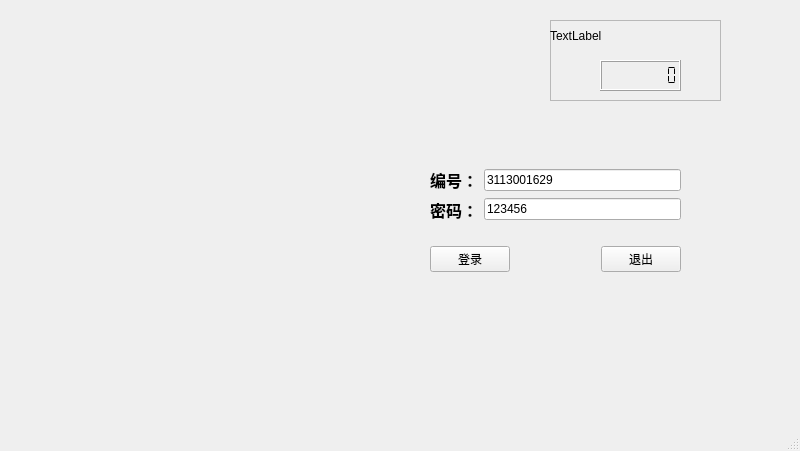
<?xml version="1.0" encoding="UTF-8"?>
<ui version="4.0">
 <class>LogM</class>
 <widget class="QMainWindow" name="LogM">
  <property name="geometry">
   <rect>
    <x>0</x>
    <y>0</y>
    <width>800</width>
    <height>451</height>
   </rect>
  </property>
  <property name="windowTitle">
   <string>医生管理系统</string>
  </property>
  <property name="windowIcon">
   <iconset>
    <normaloff>:/new/prefix1/C:/Users/Administrator.QH-20141214JPFU/Pictures/0]48MKQOOPNTW%60}V2NM]L.png</normaloff>:/new/prefix1/C:/Users/Administrator.QH-20141214JPFU/Pictures/0]48MKQOOPNTW%60}V2NM]L.png</iconset>
  </property>
  <widget class="QWidget" name="centralwidget">
   <widget class="QWidget" name="layoutWidget">
    <property name="geometry">
     <rect>
      <x>430</x>
      <y>150</y>
      <width>251</width>
      <height>141</height>
     </rect>
    </property>
    <layout class="QVBoxLayout" name="verticalLayout_3">
     <item>
      <layout class="QHBoxLayout" name="horizontalLayout">
       <item>
        <layout class="QVBoxLayout" name="verticalLayout">
         <item>
          <widget class="QLabel" name="label">
           <property name="text">
            <string>&lt;html&gt;&lt;head/&gt;&lt;body&gt;&lt;p&gt;&lt;span style=&quot; font-size:12pt; font-weight:600;&quot;&gt;编号：&lt;/span&gt;&lt;/p&gt;&lt;/body&gt;&lt;/html&gt;</string>
           </property>
          </widget>
         </item>
         <item>
          <widget class="QLabel" name="label_2">
           <property name="text">
            <string>&lt;html&gt;&lt;head/&gt;&lt;body&gt;&lt;p&gt;&lt;span style=&quot; font-size:12pt; font-weight:600;&quot;&gt;密码：&lt;/span&gt;&lt;/p&gt;&lt;/body&gt;&lt;/html&gt;</string>
           </property>
          </widget>
         </item>
        </layout>
       </item>
       <item>
        <layout class="QVBoxLayout" name="verticalLayout_2">
         <item>
          <widget class="QLineEdit" name="Edid">
           <property name="styleSheet">
            <string notr="true">font: 75 14pt &quot;黑体&quot;;</string>
           </property>
           <property name="text">
            <string>3113001629</string>
           </property>
          </widget>
         </item>
         <item>
          <widget class="QLineEdit" name="Epassword">
           <property name="styleSheet">
            <string notr="true">font: italic 12pt &quot;黑体&quot;;</string>
           </property>
           <property name="text">
            <string>123456</string>
           </property>
          </widget>
         </item>
        </layout>
       </item>
      </layout>
     </item>
     <item>
      <layout class="QHBoxLayout" name="horizontalLayout_2">
       <item>
        <widget class="QPushButton" name="Blog">
         <property name="styleSheet">
          <string notr="true">font: 75 12pt &quot;Adobe 楷体 Std R&quot;;</string>
         </property>
         <property name="text">
          <string>登录</string>
         </property>
        </widget>
       </item>
       <item>
        <spacer name="horizontalSpacer">
         <property name="orientation">
          <enum>Qt::Horizontal</enum>
         </property>
         <property name="sizeHint" stdset="0">
          <size>
           <width>40</width>
           <height>20</height>
          </size>
         </property>
        </spacer>
       </item>
       <item>
        <widget class="QPushButton" name="Bexit">
         <property name="styleSheet">
          <string notr="true">font: 75 12pt &quot;Adobe 楷体 Std R&quot;;</string>
         </property>
         <property name="text">
          <string>退出</string>
         </property>
        </widget>
       </item>
      </layout>
     </item>
    </layout>
   </widget>
   <widget class="QLabel" name="label_3">
    <property name="geometry">
     <rect>
      <x>-10</x>
      <y>0</y>
      <width>811</width>
      <height>451</height>
     </rect>
    </property>
    <property name="styleSheet">
     <string notr="true">border-image: url(:/new/prefix1/image/3-1.jpg);</string>
    </property>
    <property name="text">
     <string/>
    </property>
   </widget>
   <widget class="QFrame" name="frame">
    <property name="geometry">
     <rect>
      <x>550</x>
      <y>20</y>
      <width>171</width>
      <height>81</height>
     </rect>
    </property>
    <property name="styleSheet">
     <string notr="true">border-image: url();</string>
    </property>
    <property name="frameShape">
     <enum>QFrame::StyledPanel</enum>
    </property>
    <property name="frameShadow">
     <enum>QFrame::Raised</enum>
    </property>
    <widget class="QLCDNumber" name="lcdNumber">
     <property name="enabled">
      <bool>true</bool>
     </property>
     <property name="geometry">
      <rect>
       <x>50</x>
       <y>40</y>
       <width>81</width>
       <height>31</height>
      </rect>
     </property>
     <property name="mouseTracking">
      <bool>false</bool>
     </property>
     <property name="acceptDrops">
      <bool>false</bool>
     </property>
     <property name="autoFillBackground">
      <bool>false</bool>
     </property>
     <property name="smallDecimalPoint">
      <bool>false</bool>
     </property>
     <property name="digitCount">
      <number>8</number>
     </property>
     <property name="segmentStyle">
      <enum>QLCDNumber::Flat</enum>
     </property>
    </widget>
    <widget class="QLabel" name="timedlabel_4">
     <property name="geometry">
      <rect>
       <x>0</x>
       <y>0</y>
       <width>181</width>
       <height>31</height>
      </rect>
     </property>
     <property name="styleSheet">
      <string notr="true">font: 75 16pt &quot;黑体&quot;;</string>
     </property>
     <property name="text">
      <string>TextLabel</string>
     </property>
    </widget>
   </widget>
   <zorder>label_3</zorder>
   <zorder>layoutWidget</zorder>
   <zorder>frame</zorder>
  </widget>
  <widget class="QMenuBar" name="menubar">
   <property name="geometry">
    <rect>
     <x>0</x>
     <y>0</y>
     <width>800</width>
     <height>23</height>
    </rect>
   </property>
  </widget>
  <widget class="QStatusBar" name="statusbar"/>
 </widget>
 <resources/>
 <connections/>
</ui>
